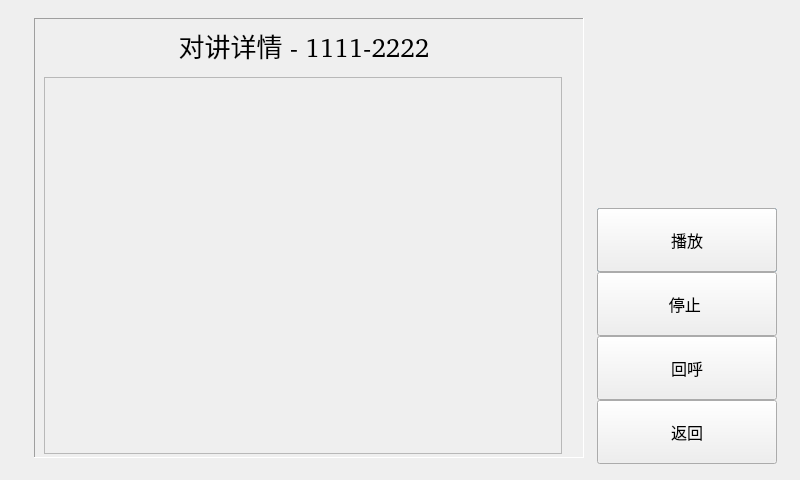
<?xml version="1.0" encoding="UTF-8"?>
<ui version="4.0">
 <class>MediaPlayerDialog</class>
 <widget class="QDialog" name="MediaPlayerDialog">
  <property name="geometry">
   <rect>
    <x>0</x>
    <y>0</y>
    <width>800</width>
    <height>480</height>
   </rect>
  </property>
  <property name="windowTitle">
   <string>详细信息</string>
  </property>
  <widget class="CommonPushButton" name="pushButtonMediaPlayerPause">
   <property name="geometry">
    <rect>
     <x>597</x>
     <y>208</y>
     <width>180</width>
     <height>64</height>
    </rect>
   </property>
   <property name="font">
    <font>
     <family>AlArabiya</family>
     <pointsize>12</pointsize>
    </font>
   </property>
   <property name="text">
    <string>暂停</string>
   </property>
  </widget>
  <widget class="CommonPushButton" name="pushButtonMediaPlayerPlay">
   <property name="geometry">
    <rect>
     <x>597</x>
     <y>208</y>
     <width>180</width>
     <height>64</height>
    </rect>
   </property>
   <property name="font">
    <font>
     <family>AlArabiya</family>
     <pointsize>12</pointsize>
    </font>
   </property>
   <property name="text">
    <string>播放</string>
   </property>
  </widget>
  <widget class="CommonPushButton" name="pushButtonMediaPlayerReturn">
   <property name="geometry">
    <rect>
     <x>597</x>
     <y>400</y>
     <width>180</width>
     <height>64</height>
    </rect>
   </property>
   <property name="font">
    <font>
     <family>AlArabiya</family>
     <pointsize>12</pointsize>
    </font>
   </property>
   <property name="text">
    <string>返回</string>
   </property>
  </widget>
  <widget class="CommonPushButton" name="pushButtonMediaPlayerCall">
   <property name="geometry">
    <rect>
     <x>597</x>
     <y>336</y>
     <width>180</width>
     <height>64</height>
    </rect>
   </property>
   <property name="font">
    <font>
     <family>AlArabiya</family>
     <pointsize>12</pointsize>
    </font>
   </property>
   <property name="text">
    <string>回呼</string>
   </property>
  </widget>
  <widget class="CommonPushButton" name="pushButtonMediaPlayerStop">
   <property name="geometry">
    <rect>
     <x>597</x>
     <y>272</y>
     <width>180</width>
     <height>64</height>
    </rect>
   </property>
   <property name="font">
    <font>
     <family>AlArabiya</family>
     <pointsize>12</pointsize>
    </font>
   </property>
   <property name="text">
    <string>停止 </string>
   </property>
  </widget>
  <widget class="QFrame" name="framePanel">
   <property name="geometry">
    <rect>
     <x>34</x>
     <y>18</y>
     <width>550</width>
     <height>440</height>
    </rect>
   </property>
   <property name="frameShape">
    <enum>QFrame::Panel</enum>
   </property>
   <property name="frameShadow">
    <enum>QFrame::Sunken</enum>
   </property>
  </widget>
  <widget class="QFrame" name="frameVideoShow">
   <property name="geometry">
    <rect>
     <x>44</x>
     <y>77</y>
     <width>518</width>
     <height>377</height>
    </rect>
   </property>
   <property name="styleSheet">
    <string notr="true"/>
   </property>
   <property name="frameShape">
    <enum>QFrame::StyledPanel</enum>
   </property>
   <property name="frameShadow">
    <enum>QFrame::Raised</enum>
   </property>
  </widget>
  <widget class="QLabel" name="labelInfo">
   <property name="geometry">
    <rect>
     <x>49</x>
     <y>20</y>
     <width>510</width>
     <height>50</height>
    </rect>
   </property>
   <property name="font">
    <font>
     <family>,white</family>
     <pointsize>-1</pointsize>
     <weight>50</weight>
     <italic>false</italic>
     <bold>false</bold>
    </font>
   </property>
   <property name="styleSheet">
    <string notr="true">font: 26px, white;
border: 0px;</string>
   </property>
   <property name="text">
    <string>对讲详情 - 1111-2222</string>
   </property>
   <property name="alignment">
    <set>Qt::AlignCenter</set>
   </property>
  </widget>
  <zorder>framePanel</zorder>
  <zorder>pushButtonMediaPlayerPause</zorder>
  <zorder>pushButtonMediaPlayerPlay</zorder>
  <zorder>pushButtonMediaPlayerReturn</zorder>
  <zorder>pushButtonMediaPlayerCall</zorder>
  <zorder>pushButtonMediaPlayerStop</zorder>
  <zorder>frameVideoShow</zorder>
  <zorder>labelInfo</zorder>
 </widget>
 <customwidgets>
  <customwidget>
   <class>CommonPushButton</class>
   <extends>QPushButton</extends>
   <header>commonpushbutton.h</header>
  </customwidget>
 </customwidgets>
 <tabstops>
  <tabstop>pushButtonMediaPlayerPause</tabstop>
  <tabstop>pushButtonMediaPlayerPlay</tabstop>
  <tabstop>pushButtonMediaPlayerStop</tabstop>
  <tabstop>pushButtonMediaPlayerCall</tabstop>
  <tabstop>pushButtonMediaPlayerReturn</tabstop>
 </tabstops>
 <resources/>
 <connections/>
</ui>
